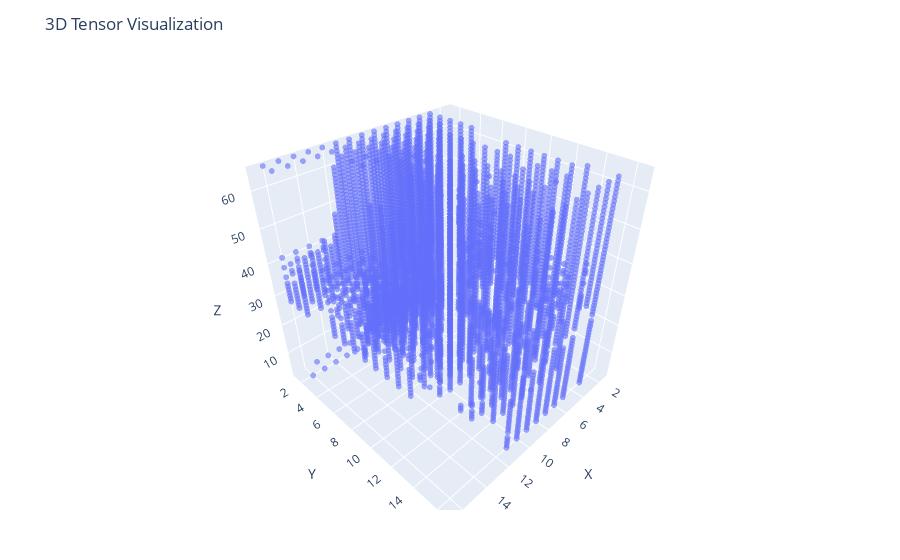

The notebook cell this image was saved under:
### Code cell
plotTensor(red_strata.tensor, 0.1, color="red")

### Figure 1 — Plotly figure (JSON) as saved in the notebook; plotly's stock layout.template omitted (floating-point values rounded to 4 significant figures; data arrays with more than 128 entries replaced by an {"elided": "..."} marker saying what was removed)
{"data": [{"marker": {"opacity": 0.6, "size": 2}, "mode": "markers", "type": "scatter3d", "x": {"elided": "7222 int values"}, "y": {"elided": "7222 int values"}, "z": {"elided": "7222 int values"}}], "layout": {"margin": {"b": 50, "l": 50, "r": 50, "t": 60}, "scene": {"aspectmode": "cube", "xaxis": {"range": [1, 17], "title": "X"}, "yaxis": {"range": [1, 17], "title": "Y"}, "zaxis": {"range": [1, 66], "title": "Z"}}, "title": "3D Tensor Visualization"}}
